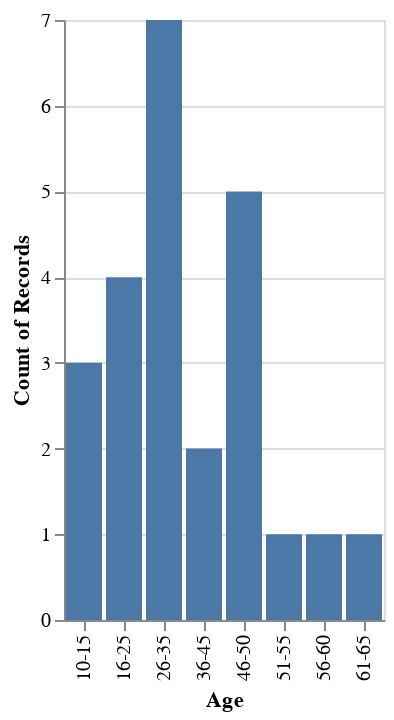

Source (notebook cell):
### Code cell
# prompt: Using dataframe df: bar chart

import altair as alt

# Create a bar chart using Altair
# The x-axis represents the unique values in the 'Age' column
# The y-axis represents the count of occurrences for each age group
chart = alt.Chart(df).mark_bar().encode(
    x='Age:O', # Use ':O' to treat 'Age' as an ordinal variable for categorical display
    y='count()' # Count the occurrences of each age group
)

# Display the chart
chart

### Figure 1 — Vega-Lite specification as saved in the notebook (floating-point values rounded to 4 significant figures)
{"config": {"view": {"continuousWidth": 300, "continuousHeight": 300}}, "data": {"name": "data-2133d5198dc455477d84fa4fdd44860e"}, "mark": {"type": "bar"}, "encoding": {"x": {"field": "Age", "type": "ordinal"}, "y": {"aggregate": "count", "type": "quantitative"}}, "$schema": "https://vega.github.io/schema/vega-lite/v5.20.1.json", "datasets": {"data-2133d5198dc455477d84fa4fdd44860e": [{"Name": "A", "Age": " 10-15", "GENDER": "M", "Daily I use to play Mobile games": "agree", "Daily 2 to 4 hrs I play": "strongly agree", "I use to play Mobile games to have fun": "strongly agree", "I use to play Mobile games to kill my time": "strongly dis agree", "I use to play Mobile games to escape real world": "strongly dis agree", "I use to play Mobile games for strees relif": "strongly dis agree", "I use to play Mobile games for Competition": "agree", "What are your favourite game genres?": "Adventure , Sports, Puzzle, Fighting, Racing", "Unnamed: 11": null, "Unnamed: 12": null, "Unnamed: 13": null, "Unnamed: 14": null, "Adicted": "no"}, {"Name": "B", "Age": "16-25", "GENDER": "F", "Daily I use to play Mobile games": "netural", "Daily 2 to 4 hrs I play": "agree", "I use to play Mobile games to have fun": "agree", "I use to play Mobile games to kill my time": "strongly agree", "I use to play Mobile games to escape real world": "netural", "I use to play Mobile games for strees relif": "strongly dis agree", "I use to play Mobile games for Competition": "disagree", "What are your favourite game genres?": "Sports, Puzzle, Fighting, Racing", "Unnamed: 11": null, "Unnamed: 12": null, "Unnamed: 13": null, "Unnamed: 14": null, "Adicted": "no"}, {"Name": "C", "Age": "26-35", "GENDER": "M", "Daily I use to play Mobile games": "agree", "Daily 2 to 4 hrs I play": "agree", "I use to play Mobile games to have fun": "agree", "I use to play Mobile games to kill my time": "strongly agree", "I use to play Mobile games to escape real world": "agree", "I use to play Mobile games for strees relif": "strongly dis agree", "I use to play Mobile games for Competition": "disagree", "What are your favourite game genres?": "Puzzle, Fighting, Racin", "Unnamed: 11": null, "Unnamed: 12": null, "Unnamed: 13": null, "Unnamed: 14": null, "Adicted": "no"}, {"Name": "D", "Age": "36-45", "GENDER": "M", "Daily I use to play Mobile games": "strongly agree", "Daily 2 to 4 hrs I play": "agree", "I use to play Mobile games to have fun": "strongly agree", "I use to play Mobile games to kill my time": "strongly dis agree", "I use to play Mobile games to escape real world": "strongly dis agree", "I use to play Mobile games for strees relif": "agree", "I use to play Mobile games for Competition": "agree", "What are your favourite game genres?": "Adventure , Sports,", "Unnamed: 11": null, "Unnamed: 12": null, "Unnamed: 13": null, "Unnamed: 14": null, "Adicted": "no"}, {"Name": "E", "Age": "46-50", "GENDER": "F", "Daily I use to play Mobile games": "agree", "Daily 2 to 4 hrs I play": "agree", "I use to play Mobile games to have fun": "agree", "I use to play Mobile games to kill my time": "strongly agree", "I use to play Mobile games to escape real world": "strongly agree", "I use to play Mobile games for strees relif": "strongly agree", "I use to play Mobile games for Competition": "disagree", "What are your favourite game genres?": "Puzzle, Fighting", "Unnamed: 11": null, "Unnamed: 12": null, "Unnamed: 13": null, "Unnamed: 14": null, "Adicted": "yes"}, {"Name": "F", "Age": "51-55", "GENDER": "F", "Daily I use to play Mobile games": "agree", "Daily 2 to 4 hrs I play": "agree", "I use to play Mobile games to have fun": "agree", "I use to play Mobile games to kill my time": "strongly agree", "I use to play Mobile games to escape real world": "strongly agree", "I use to play Mobile games for strees relif": "strongly agree", "I use to play Mobile games for Competition": "disagree", "What are your favourite game genres?": "Fighting, Racing", "Unnamed: 11": null, "Unnamed: 12": null, "Unnamed: 13": null, "Unnamed: 14": null, "Adicted": "yes"}, {"Name": "G", "Age": "56-60", "GENDER": "M", "Daily I use to play Mobile games": "agree", "Daily 2 to 4 hrs I play": "strongly agree", "I use to play Mobile games to have fun": "strongly agree", "I use to play Mobile games to kill my time": "netural", "I use to play Mobile games to escape real world": "strongly agree", "I use to play Mobile games for strees relif": "strongly agree", "I use to play Mobile games for Competition": "strongly disagree", "What are your favourite game genres?": "Sports, Racing", "Unnamed: 11": null, "Unnamed: 12": null, "Unnamed: 13": null, "Unnamed: 14": null, "Adicted": "yes"}, {"Name": "H", "Age": "61-65", "GENDER": "M", "Daily I use to play Mobile games": "agree", "Daily 2 to 4 hrs I play": "disagree", "I use to play Mobile games to have fun": "strongly agree", "I use to play Mobile games to kill my time": "netural", "I use to play Mobile games to escape real world": "strongly agree", "I use to play Mobile games for strees relif": "strongly agree", "I use to play Mobile games for Competition": "disagree", "What are your favourite game genres?": "Board/Cards", "Unnamed: 11": null, "Unnamed: 12": null, "Unnamed: 13": null, "Unnamed: 14": null, "Adicted": "yes"}, {"Name": "I", "Age": "26-35", "GENDER": "M", "Daily I use to play Mobile games": "agree", "Daily 2 to 4 hrs I play": "strongly agree", "I use to play Mobile games to have fun": "strongly agree", "I use to play Mobile games to kill my time": "agree", "I use to play Mobile games to escape real world": "strongly agree", "I use to play Mobile games for strees relif": "strongly agree", "I use to play Mobile games for Competition": "disagree", "What are your favourite game genres?": "Fighting, Racin", "Unnamed: 11": null, "Unnamed: 12": null, "Unnamed: 13": null, "Unnamed: 14": null, "Adicted": "yes"}, {"Name": "J", "Age": "46-50", "GENDER": "M", "Daily I use to play Mobile games": "strongly agree", "Daily 2 to 4 hrs I play": "disagree", "I use to play Mobile games to have fun": "strongly agree", "I use to play Mobile games to kill my time": "agree", "I use to play Mobile games to escape real world": "strongly agree", "I use to play Mobile games for strees relif": "strongly agree", "I use to play Mobile games for Competition": "strongly disagree", "What are your favourite game genres?": "Board/Cards", "Unnamed: 11": null, "Unnamed: 12": null, "Unnamed: 13": null, "Unnamed: 14": null, "Adicted": "yes"}, {"Name": "K", "Age": "16-25", "GENDER": "F", "Daily I use to play Mobile games": "agree", "Daily 2 to 4 hrs I play": "strongly agree", "I use to play Mobile games to have fun": "strongly agree", "I use to play Mobile games to kill my time": "netural", "I use to play Mobile games to escape real world": "strongly agree", "I use to play Mobile games for strees relif": "strongly agree", "I use to play Mobile games for Competition": "disagree", "What are your favourite game genres?": "Puzzle", "Unnamed: 11": null, "Unnamed: 12": null, "Unnamed: 13": null, "Unnamed: 14": null, "Adicted": "yes"}, {"Name": "L", "Age": "26-35", "GENDER": "F", "Daily I use to play Mobile games": "strongly agree", "Daily 2 to 4 hrs I play": "disagree", "I use to play Mobile games to have fun": "strongly agree", "I use to play Mobile games to kill my time": "agree", "I use to play Mobile games to escape real world": "strongly agree", "I use to play Mobile games for strees relif": "strongly agree", "I use to play Mobile games for Competition": "strongly disagree", "What are your favourite game genres?": "Sports, Puzzle", "Unnamed: 11": null, "Unnamed: 12": null, "Unnamed: 13": null, "Unnamed: 14": null, "Adicted": "yes"}, {"Name": "M", "Age": " 10-15", "GENDER": "M", "Daily I use to play Mobile games": "strongly agree", "Daily 2 to 4 hrs I play": "agree", "I use to play Mobile games to have fun": "strongly agree", "I use to play Mobile games to kill my time": "strongly dis agree", "I use to play Mobile games to escape real world": "strongly dis agree", "I use to play Mobile games for strees relif": "agree", "I use to play Mobile games for Competition": "agree", "What are your favourite game genres?": "Fighting, Racing", "Unnamed: 11": null, "Unnamed: 12": null, "Unnamed: 13": null, "Unnamed: 14": null, "Adicted": "no"}, {"Name": "N", "Age": "26-35", "GENDER": "F", "Daily I use to play Mobile games": "agree", "Daily 2 to 4 hrs I play": "agree", "I use to play Mobile games to have fun": "agree", "I use to play Mobile games to kill my time": "strongly agree", "I use to play Mobile games to escape real world": "strongly agree", "I use to play Mobile games for strees relif": "strongly dis agree", "I use to play Mobile games for Competition": "disagree", "What are your favourite game genres?": "Board/Cards", "Unnamed: 11": null, "Unnamed: 12": null, "Unnamed: 13": null, "Unnamed: 14": null, "Adicted": "no"}, {"Name": "O", "Age": "46-50", "GENDER": "M", "Daily I use to play Mobile games": "strongly agree", "Daily 2 to 4 hrs I play": "agree", "I use to play Mobile games to have fun": "strongly agree", "I use to play Mobile games to kill my time": "strongly dis agree", "I use to play Mobile games to escape real world": "strongly dis agree", "I use to play Mobile games for strees relif": "agree", "I use to play Mobile games for Competition": "agree", "What are your favourite game genres?": "Adventure , Sports,", "Unnamed: 11": null, "Unnamed: 12": null, "Unnamed: 13": null, "Unnamed: 14": null, "Adicted": "no"}, {"Name": "P", "Age": "16-25", "GENDER": "F", "Daily I use to play Mobile games": "agree", "Daily 2 to 4 hrs I play": "agree", "I use to play Mobile games to have fun": "strongly agree", "I use to play Mobile games to kill my time": "strongly agree", "I use to play Mobile games to escape real world": "strongly agree", "I use to play Mobile games for strees relif": "strongly dis agree", "I use to play Mobile games for Competition": "disagree", "What are your favourite game genres?": "Sports,  Fighting, Racing", "Unnamed: 11": null, "Unnamed: 12": null, "Unnamed: 13": null, "Unnamed: 14": null, "Adicted": "no"}, {"Name": "Q", "Age": "26-35", "GENDER": "F", "Daily I use to play Mobile games": "agree", "Daily 2 to 4 hrs I play": "agree", "I use to play Mobile games to have fun": "agree", "I use to play Mobile games to kill my time": "strongly agree", "I use to play Mobile games to escape real world": "strongly agree", "I use to play Mobile games for strees relif": "strongly  agree", "I use to play Mobile games for Competition": "disagree", "What are your favourite game genres?": "Adventure , Sports,", "Unnamed: 11": null, "Unnamed: 12": null, "Unnamed: 13": null, "Unnamed: 14": null, "Adicted": "yes"}, {"Name": "S", "Age": "16-25", "GENDER": "M", "Daily I use to play Mobile games": "strongly agree", "Daily 2 to 4 hrs I play": "agree", "I use to play Mobile games to have fun": "strongly agree", "I use to play Mobile games to kill my time": "strongly dis agree", "I use to play Mobile games to escape real world": "strongly dis agree", "I use to play Mobile games for strees relif": "agree", "I use to play Mobile games for Competition": "agree", "What are your favourite game genres?": "Puzzle", "Unnamed: 11": null, "Unnamed: 12": null, "Unnamed: 13": null, "Unnamed: 14": null, "Adicted": "no"}, {"Name": "T", "Age": " 10-15", "GENDER": "M", "Daily I use to play Mobile games": "strongly agree", "Daily 2 to 4 hrs I play": "disagree", "I use to play Mobile games to have fun": "strongly agree", "I use to play Mobile games to kill my time": "strongly dis agree", "I use to play Mobile games to escape real world": "strongly dis agree", "I use to play Mobile games for strees relif": "netural", "I use to play Mobile games for Competition": "strongly agree", "What are your favourite game genres?": "Sports, Racing", "Unnamed: 11": null, "Unnamed: 12": null, "Unnamed: 13": null, "Unnamed: 14": null, "Adicted": "no"}, {"Name": "U", "Age": "46-50", "GENDER": "M", "Daily I use to play Mobile games": "agree", "Daily 2 to 4 hrs I play": "agree", "I use to play Mobile games to have fun": "strongly agree", "I use to play Mobile games to kill my time": "strongly dis agree", "I use to play Mobile games to escape real world": "strongly dis agree", "I use to play Mobile games for strees relif": "agree", "I use to play Mobile games for Competition": "agree", "What are your favourite game genres?": "Sports, Racing", "Unnamed: 11": null, "Unnamed: 12": null, "Unnamed: 13": null, "Unnamed: 14": null, "Adicted": "no"}, {"Name": "V", "Age": "46-50", "GENDER": "F", "Daily I use to play Mobile games": "agree", "Daily 2 to 4 hrs I play": "agree", "I use to play Mobile games to have fun": "agree", "I use to play Mobile games to kill my time": "strongly agree", "I use to play Mobile games to escape real world": "strongly agree", "I use to play Mobile games for strees relif": "strongly dis agree", "I use to play Mobile games for Competition": "disagree", "What are your favourite game genres?": "Board/Cards", "Unnamed: 11": null, "Unnamed: 12": null, "Unnamed: 13": null, "Unnamed: 14": null, "Adicted": "no"}, {"Name": "W", "Age": "36-45", "GENDER": "F", "Daily I use to play Mobile games": "agree", "Daily 2 to 4 hrs I play": "agree", "I use to play Mobile games to have fun": "agree", "I use to play Mobile games to kill my time": "strongly agree", "I use to play Mobile games to escape real world": "agree", "I use to play Mobile games for strees relif": "strongly dis agree", "I use to play Mobile games for Competition": "disagree", "What are your favourite game genres?": "Board/Cards", "Unnamed: 11": null, "Unnamed: 12": null, "Unnamed: 13": null, "Unnamed: 14": null, "Adicted": "no"}, {"Name": "X", "Age": "26-35", "GENDER": "M", "Daily I use to play Mobile games": "strongly agree", "Daily 2 to 4 hrs I play": "strongly agree", "I use to play Mobile games to have fun": "strongly agree", "I use to play Mobile games to kill my time": " dis agree", "I use to play Mobile games to escape real world": "strongly dis agree", "I use to play Mobile games for strees relif": "strongly dis agree", "I use to play Mobile games for Competition": "strongly agree", "What are your favourite game genres?": "Sports,  Fighting, Racing", "Unnamed: 11": null, "Unnamed: 12": null, "Unnamed: 13": null, "Unnamed: 14": null, "Adicted": "no"}, {"Name": "Y", "Age": "26-35", "GENDER": "M", "Daily I use to play Mobile games": "strongly agree", "Daily 2 to 4 hrs I play": "strongly agree", "I use to play Mobile games to have fun": "strongly agree", "I use to play Mobile games to kill my time": "strongly dis agree", "I use to play Mobile games to escape real world": "strongly dis agree", "I use to play Mobile games for strees relif": "strongly dis agree", "I use to play Mobile games for Competition": "strongly agree", "What are your favourite game genres?": "Sports, Racing,Board/Cards", "Unnamed: 11": null, "Unnamed: 12": null, "Unnamed: 13": null, "Unnamed: 14": null, "Adicted": "no"}]}}
